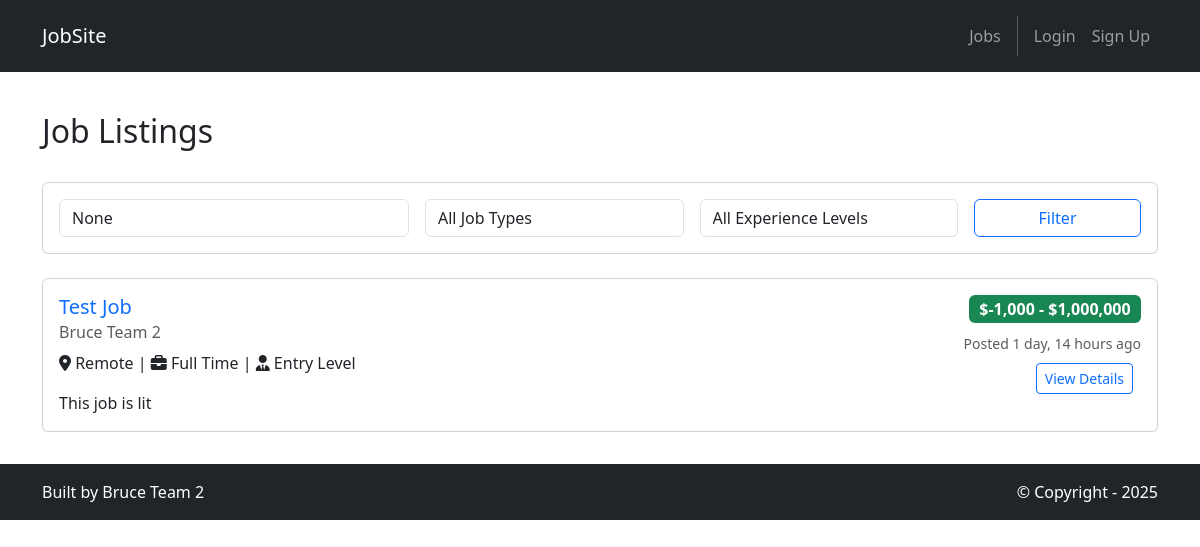
Screenshot of /jobs/ with the database file from the repository.
### jobs/models.py (models this page shows, shortened)
class Job(models.Model):
    JOB_TYPES = [
        ('full-time', 'Full Time'),
        ('part-time', 'Part Time'),
        ('contract', 'Contract'),
        ('internship', 'Internship'),
        ('freelance', 'Freelance'),
    ]
    EXPERIENCE_LEVELS = [
        ('entry', 'Entry Level'),
        ('mid', 'Mid Level'),
        ('senior', 'Senior Level'),
        ('executive', 'Executive'),
    ]
    title = models.CharField(max_length=200)
    company = models.CharField(max_length=200)
    location = models.CharField(max_length=200)
    job_type = models.CharField(max_length=20, choices=JOB_TYPES, default='full-time')
    experience_level = models.CharField(max_length=20, choices=EXPERIENCE_LEVELS, default='entry')
    salary_min = models.DecimalField(max_digits=10, decimal_places=2, null=True, blank=True)
    salary_max = models.DecimalField(max_digits=10, decimal_places=2, null=True, blank=True)
    description = models.TextField()
    requirements = models.TextField()
    benefits = models.TextField(blank=True)
    posted_by = models.ForeignKey(User, on_delete=models.CASCADE, related_name='posted_jobs')
    created_at = models.DateTimeField(default=timezone.now)
    updated_at = models.DateTimeField(auto_now=True)
    is_active = models.BooleanField(default=True)
    application_deadline = models.DateField(null=True, blank=True)
    class Meta:
        ordering = ['-created_at']
    @property
    def salary_range(self):
        if self.salary_min and self.salary_max:
            return f"${self.salary_min:,.0f} - ${self.salary_max:,.0f}"
        elif self.salary_min:
            return f"${self.salary_min:,.0f}+"
        elif self.salary_max:
            return f"Up to ${self.salary_max:,.0f}"
        else:
            return "Salary not specified"

### jobs/views.py (the view, shortened to what this page needs)
# urls.py: path('', views.job_list, name='jobs.list'),
def job_list(request):
    jobs = Job.objects.filter(is_active=True)
    search_query = request.GET.get('search')
    job_type = request.GET.get('job_type')
    if job_type:
        jobs = jobs.filter(job_type=job_type)
    experience_level = request.GET.get('experience_level')
    if experience_level:
        jobs = jobs.filter(experience_level=experience_level)
    paginator = Paginator(jobs, 10)  # Show 10 jobs per page
    page_number = request.GET.get('page')
    page_obj = paginator.get_page(page_number)
    template_data = {
        'title': 'Job Listings',
        'page_obj': page_obj,
        'search_query': search_query,
        'job_type': job_type,
        'experience_level': experience_level,
        'job_types': Job.JOB_TYPES,
        'experience_levels': Job.EXPERIENCE_LEVELS,
    }
    return render(request, 'jobs/job_list.html', {'template_data': template_data})

### jobs/templates/jobs/job_list.html (shortened to what this page needs)
{% extends 'base.html' %}
{% block content %}
<div class="p-3 mt-4">
  <div class="container">
    <div class="row">
      <div class="col-12">
        <div class="d-flex justify-content-between align-items-center mb-4">
          <h2>Job Listings</h2>
        </div>
        <div class="card mb-4">
          <div class="card-body">
            <form method="GET" class="row g-3">
              <div class="col-md-4">
                <input type="text" name="search" class="form-control"
                       placeholder="Search jobs, companies, locations..."
                       value="{{ template_data.search_query }}">
              </div>
              <div class="col-md-3">
                <select name="job_type" class="form-control">
                  <option value="">All Job Types</option>
                </select>
              </div>
              <div class="col-md-3">
                <select name="experience_level" class="form-control">
                  <option value="">All Experience Levels</option>
                </select>
              </div>
              <div class="col-md-2">
                <button type="submit" class="btn btn-outline-primary w-100">Filter</button>
              </div>
            </form>
          </div>
        </div>
        {% if template_data.page_obj %}
          {% for job in template_data.page_obj %}
          <div class="card mb-3">
            <div class="card-body">
              <div class="row">
                <div class="col-md-8">
                  <h5 class="card-title">
                    <a href="{% url 'jobs.detail' job.id %}" class="text-decoration-none">
                      {{ job.title }}
                    </a>
                  </h5>
                  <h6 class="card-subtitle mb-2 text-muted">{{ job.company }}</h6>
                  <p class="card-text">
                    <i class="fas fa-map-marker-alt"></i> {{ job.location }} |
                    <i class="fas fa-briefcase"></i> {{ job.get_job_type_display }} |
                    <i class="fas fa-user-tie"></i> {{ job.get_experience_level_display }}
                  </p>
                  <p class="card-text">{{ job.description|truncatewords:30 }}</p>
                </div>
                <div class="col-md-4 text-end">
                  <div class="mb-2">
                    <span class="badge bg-success fs-6">{{ job.salary_range }}</span>
                  </div>
                  <small class="text-muted">
                    Posted {{ job.created_at|timesince }} ago
                  </small>
                  <div class="mt-2">
                    <a href="{% url 'jobs.detail' job.id %}" class="btn btn-outline-primary btn-sm me-2">
                      View Details
                    </a>
                  </div>
                </div>
              </div>
            </div>
          </div>
          {% endfor %}
        {% else %}
        <div class="text-center py-5">
          <i class="fas fa-search fa-3x text-muted mb-3"></i>
          <h4>No jobs found</h4>
          <p class="text-muted">Try adjusting your search criteria or check back later for new opportunities.</p>
        </div>
        {% endif %}
      </div>
    </div>
  </div>
</div>
{% endblock content %}

### rows the page displays
Job: title "Test Job", company "Bruce Team 2", location "Remote", job_type "Full Time", experience_level "Entry Level", description "This job is lit", salary_range "$-1,000 - $1,000,000", created_at "1 day, 14 hours"
